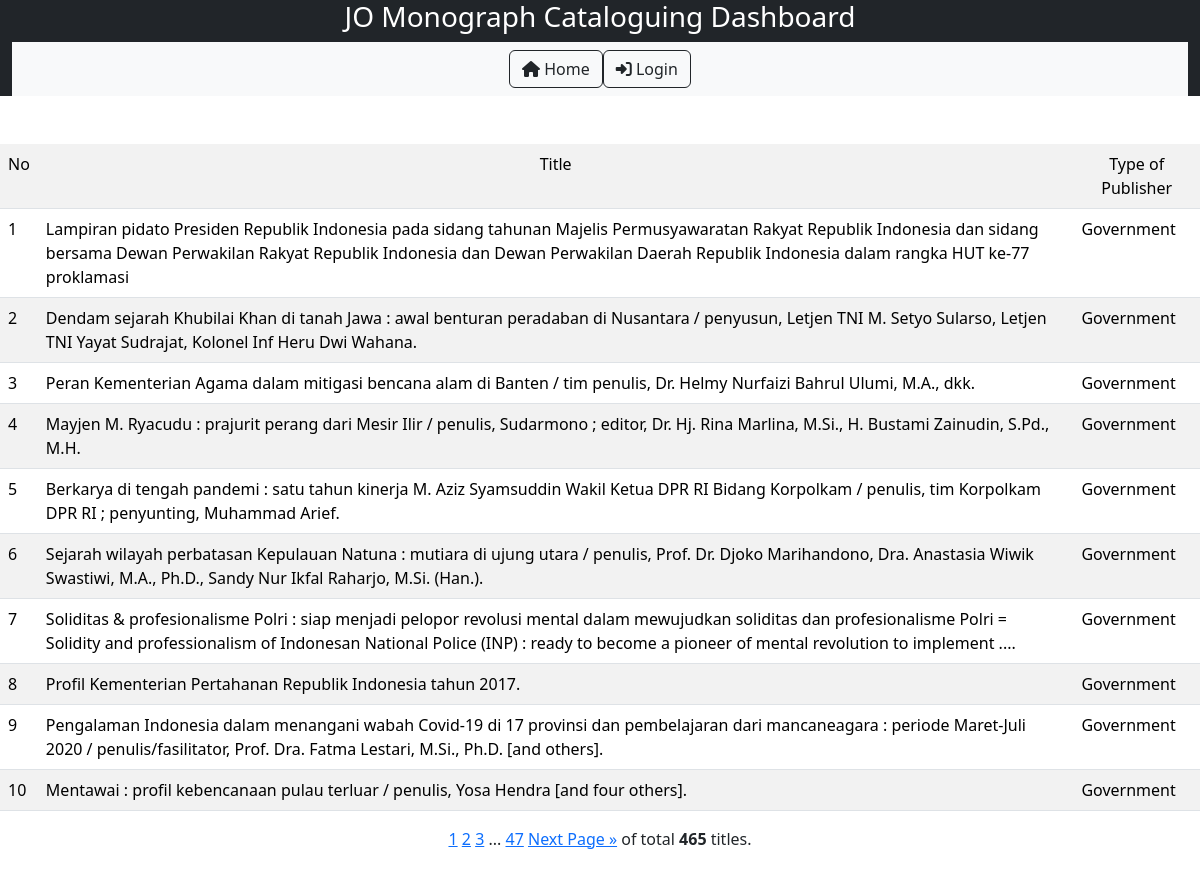
The page /detail_publisher/Government/ on the database its author committed.
### nlajkt_cat_stat/models.py (models this page shows)
class Catalogues(models.Model):
    entry_date = models.DateField()
    consignment_no = models.IntegerField(default=469)
    title = models.TextField()
    work_type = models.CharField(max_length=20, choices=[
        ('Original','Original'),
        ('Translation','Translation'),
        ('Adaptation','Adaptation')
        ], default='Original')
    publish_year = models.IntegerField()
    volume = models.CharField(max_length=20, choices=[
        ('Single','Single'),
        ('Multi-complete','Multi-complete'),
        ('Multi-incomplete','Multi-incomplete'),
        ], default='Single')
    copycat = models.CharField(max_length=20, choices=[
        ('Original','Original'),
        ('Partial copycat','Partial copycat'),
        ('Full copycat','Full copycat'),
        ], default='Original')
    ISBN = models.CharField(max_length=20, choices=[
        ('No','No'),
        ('Yes-valid','Yes-valid'),
        ('Yes-invalid','Yes-invalid'),
        ], default='No')
    authorship_type = models.CharField(max_length=50, choices=[
        ('Single author','Single author'),
        ('Collaboration','Collaboration'),
        ('Compilation','Compilation'),
        ('Others','Others')
        ], default='Single')
    language = models.CharField(max_length=50, choices=[
        ('Indonesian','Indonesian'),
        ('English','English'),
        ('Indonesian local','Indonesian local'),
        ('Multi language','Multi language'),
        ('Others','Others')
        ], default='Indonesian')
    bibliography = models.CharField(max_length=20, choices=[
        ('No','No'),
        ('Yes','Yes'),
        ], default='No')
    indexx = models.CharField(max_length=20, choices=[
        ('No','No'),
        ('Yes','Yes'),
        ], default='No')
    publisher_type = models.CharField(max_length=100, choices=[
        ('Commercial','Commercial'),
        ('Government','Government'),
        ('Universities','Universities'),
        ('NGO','NGO'),
        ('International','International'),
        ('Others','Others')
        ], default='Commercial')
    genre = models.CharField(max_length=100, choices=[
        ('General non fiction','General non fiction'),
        ('Fiction-novel','Fiction-novel'),
        ('Fiction-short stories','Fiction-short stories'),
	    ('Fiction-biographic','Fiction-biographic'),
	    ('Fiction-drama','Fiction-drama'),
        ('Poetry','Poetry'),
        ('Folktales','Folktales'),
        ('Biography-single','Biography-single'),
        ('Biography-collective','Biography-collective'),
        ('Biography-auto','Biography-auto'),
        ('Dictionaries','Dictionaries'),
        ('Proceeding','Proceeding'),
        ('Comic, cartoon','Comic, cartoon'),
        ], default='General non fiction')
    format = models.CharField(max_length=100, choices=[
        ('Book-printed','Book-printed'),
        ('Book-electronic','Book-electronic'),
        ('Non book video','Non book video'),
        ('Non book audio','Non book audio'),
        ('Map-single','Map-single'),
        ('Map-atlas','Map-atlas'),
        ('Ephemera','Ephemera')
        ], default='Book-printed')
    size = models.CharField(max_length=10, choices=[
        ('YY','YY'),
        ('YYq', 'YYq'),
        ('YYf','YYf'),
        ('YYp','YYp'),
        ('YYpf','YYpf')
        ],default='YY')
    subject = models.CharField(max_length=50, choices=[
       ('000-Generalities','000-Generalities'),
       ('000-Library science','000-Library science'),
       ('000-Journalism and media','000-Journalism and media'),
       ('100-Philosophy and ethics','100-Philosophy and ethics'),
       ('200-Religions-general','200-Religions-general'),
       ('200-Religion-Islam','200-Religion-Islam'),
       ('200-Religion-Christianity','200-Religion-Christianity'),
       ('200-Religion-Hinduism','200-Religion-Hinduism'),
       ('200-Religion-Buddhism and others','200-Religion-Buddhism and others'),
       ('300-Social-anthropology and sociology','300-Social-anthropology and sociology'),
       ('300-Social-problems and services','300-Social-problems and services'),
       ('300-Social-politics','300-Social-politics'),
       ('300-Social-international relations','300-Social-international relations'),
       ('300-Social-economics-general','300-Social-economics-general'),
       ('300-Social-economics-management','300-Social-economics-management'),
       ('300-Social-economics-resources','300-Social-economics-resources'),
       ('300-Social-economics-policy and development','300-Social-economics-policy and development'),
       ('300-Social-economics-financial and monetary','300-Social-economics-financial and monetary'),
       ('300-Social-economics-industries and production','300-Social-economics-industries and production'),
       ('300-Social-culture','300-Social-culture'),
       ('300-Social-military','300-Social-military'),
       ('300-Social-education','300-Social-education'),
       ('300-Social-law','300-Social-law'),
       ('300-Social-transportation','300-Social-transportation'),
       ('300-Social-public administration','300-Social-public administration'),
       ('300-Social-human rights','300-Social-human rights'),
       ('400-Language-linguistics','400-Language-linguistics'),
       ('400-Language-sociolinguistics','400-Language-sociolinguistics'),
       ('500-Science-general','500-Science-general'),
       ('600-Technology-general','600-Technology-general'),
       ('600-Agriculture and agribusiness','600-Agriculture and agribusiness'),
       ('700-Arts-general','700-Arts-general'),
       ('700-Arts-visual','700-Arts-visual'),
       ('700-Arts-performance','700-Arts-performance'),
       ('700-Arts-music','700-Arts-music'),
       ('700-Architecture','700-Architecture'),
       ('800-Literature-general','800-Literature-general'),
       ('800-Literature-fiction and poetry','800-Literature-fiction and poetry'),
       ('900-History-general','900-History-general'),
       ('900-History-Indonesia','900-History-Indonesia'),
       ('900-Geography and travel','900-Geography and travel'),
       ('900-Biography','900-Biography')
       ], null=True)

### nlajkt_cat_stat/views.py (the view)
# urls.py: path('detail_publisher/<str:publisher_type>/', views.detail_publisher, name='detail_publisher'),
def detail_publisher(request, publisher_type):
    detail_pub = Catalogues.objects.all().filter(publisher_type=publisher_type)
    page = request.GET.get('page', 1)
    paginator = Paginator(detail_pub, 10)
    try:
        paging = paginator.page(page)
    except PageNotAnInteger:
        paging = paginator.page(1)
    except EmptyPage:
        paging = paginator.page(paginator.num_pages)
    template = loader.get_template('detail_publisher.html')
    context = {'paging' : paging,}
    return HttpResponse(template.render(context, request))

### nlajkt_cat_stat/templates/detail_publisher.html
{% extends 'base.html'%}
{% block block1 %}
<br><br><center>
<table style="width: auto;" class="table table-striped">
    <tr bgcolor = 'grey'>
      <b><td>No</td>
        <td align="center">Title</td>
        <td align="center">Type of Publisher</td></b>
    </tr>
    {% for x in paging %}
    <tr>
        <td>{{ forloop.counter0|add:paging.start_index }}</td>
        <td>{{ x.title }}</td>
        <td>{{ x.publisher_type }}</td>
    </tr>
    {% endfor %}
</table>
{% include 'pagination_jakartaoffice.html' %}</center>
<br><br>
{% endblock %}

### nlajkt_cat_stat/templates/base.html (shortened to what this page needs)
<!doctype html>
<html lang="en">
  <head>
    <link href="https://cdn.jsdelivr.net/npm/bootstrap@5.3.1/dist/css/bootstrap.min.css" rel="stylesheet">
  </head>
  <body>
    <div class="container-fluid bg-dark text-white sticky-top">
      <center><b><h3>JO Monograph Cataloguing Dashboard</h3></b>
      <nav class="navbar navbar-expand-sm bg-light navbar-dark">
          <div class="container-fluid justify-content-center">
              <ul class="navbar-nav">
                 <li class="nav-item"><a class="btn btn-outline-dark" href="{% url 'home' %}"><i class="fa-solid fa-house"></i> Home</a></li>
                  <li class="nav-item"><a class="btn btn-outline-dark" href="{% url 'admin:index' %}"><i class="fa-solid fa-right-to-bracket"></i> Login</a>
          </div>
      </nav>
  </div>
  {% block block1 %}
          {% load percent_aut %}
  {% endblock %}
  </body>
</html>

### nlajkt_cat_stat/templates/pagination_jakartaoffice.html (shortened to what this page needs)
{% for num in paging.paginator.page_range %}
  {% if paging.number == num %}
    <a href="?{{ request.GET.urlencode }}&page={{ num }}">{{ num }}</a>
  {% elif num > paging.number|add:'-3' and num < paging.number|add:'3' %}
    <a href="?{{ request.GET.urlencode }}&page={{ num }}">{{ num }}</a>
  {% endif %}
{% endfor %}
{% if paging.has_next %}
  {% if paging.number < paging.paginator.num_pages|add:'-3' %}
    <span>...</span>
    <a href="?{{ request.GET.urlencode }}&page={{ paging.paginator.num_pages }}">{{ paging.paginator.num_pages }}</a>
  {% elif paging.number < paging.paginator.num_pages|add:'-2' %}
    <a href="?{{ request.GET.urlencode }}&page={{ paging.paginator.num_pages }}">{{ paging.paginator.num_pages }}</a>
  {% endif %}
  <a href="?{{ request.GET.urlencode }}&page={{ paging.next_page_number }}">Next Page »</a>
{% endif %}
of total <b> {{ paging.paginator.count }} </b> titles.

### rows shown on the page
Catalogues: title "Lampiran pidato Presiden Republik Indonesia pada sidang tahunan Majelis Permusyawaratan Rakyat Republik Indonesia dan sidang bersama Dewan Perwakilan Rakyat Republik Indonesia dan Dewan Perwakilan Daerah Republik Indonesia dalam rangka HUT ke-77 proklamasi", publisher_type "Government"
Catalogues: title "Dendam sejarah Khubilai Khan di tanah Jawa : awal benturan peradaban di Nusantara / penyusun, Letjen TNI M. Setyo Sularso, Letjen TNI Yayat Sudrajat, Kolonel Inf Heru Dwi Wahana.", publisher_type "Government"
Catalogues: title "Peran Kementerian Agama dalam mitigasi bencana alam di Banten / tim penulis, Dr. Helmy Nurfaizi Bahrul Ulumi, M.A., dkk.", publisher_type "Government"
Catalogues: title "Mayjen M. Ryacudu : prajurit perang dari Mesir Ilir / penulis, Sudarmono ; editor, Dr. Hj. Rina Marlina, M.Si., H. Bustami Zainudin, S.Pd., M.H.", publisher_type "Government"
Catalogues: title "Berkarya di tengah pandemi : satu tahun kinerja M. Aziz Syamsuddin Wakil Ketua DPR RI Bidang Korpolkam / penulis, tim Korpolkam DPR RI ; penyunting, Muhammad Arief.", publisher_type "Government"
Catalogues: title "Sejarah wilayah perbatasan Kepulauan Natuna : mutiara di ujung utara / penulis, Prof. Dr. Djoko Marihandono, Dra. Anastasia Wiwik Swastiwi, M.A., Ph.D., Sandy Nur Ikfal Raharjo, M.Si. (Han.).", publisher_type "Government"
Catalogues: title "Soliditas & profesionalisme Polri : siap menjadi pelopor revolusi mental dalam mewujudkan soliditas dan profesionalisme Polri = Solidity and professionalism of Indonesan National Police (INP) : ready to become a pioneer of mental revolution to implement ....", publisher_type "Government"
Catalogues: title "Profil Kementerian Pertahanan Republik Indonesia tahun 2017.", publisher_type "Government"
Catalogues: title "Pengalaman Indonesia dalam menangani wabah Covid-19 di 17 provinsi dan pembelajaran dari mancaneagara : periode Maret-Juli 2020 / penulis/fasilitator, Prof. Dra. Fatma Lestari, M.Si., Ph.D. [and others].", publisher_type "Government"
Catalogues: title "Mentawai : profil kebencanaan pulau terluar / penulis, Yosa Hendra [and four others].", publisher_type "Government"

### other values the page prints
{{ num }} "1"
{{ num }} "2" "3"
{{ paging.paginator.num_pages }} "47"
{{ paging.paginator.count }} "465"
